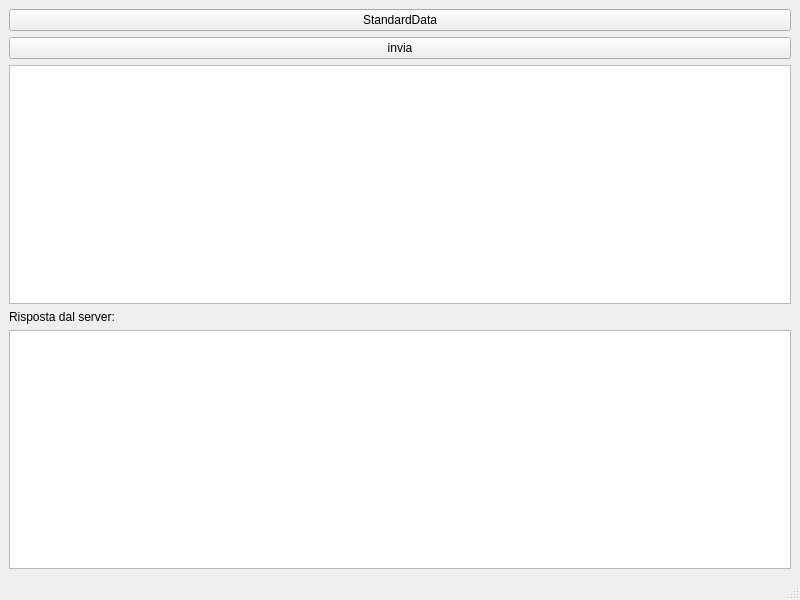
<?xml version="1.0" encoding="UTF-8"?>
<ui version="4.0">
 <class>MainWindow</class>
 <widget class="QMainWindow" name="MainWindow">
  <property name="geometry">
   <rect>
    <x>0</x>
    <y>0</y>
    <width>800</width>
    <height>600</height>
   </rect>
  </property>
  <property name="windowTitle">
   <string>MainWindow</string>
  </property>
  <widget class="QWidget" name="centralwidget">
   <layout class="QVBoxLayout" name="verticalLayout">
    <item>
     <widget class="QPushButton" name="pushButton">
      <property name="text">
       <string>StandardData</string>
      </property>
     </widget>
    </item>
    <item>
     <layout class="QHBoxLayout" name="horizontalLayout">
      <item>
       <widget class="QPushButton" name="invia">
        <property name="text">
         <string>invia</string>
        </property>
       </widget>
      </item>
     </layout>
    </item>
    <item>
     <widget class="QPlainTextEdit" name="inviatesto"/>
    </item>
    <item>
     <widget class="QLabel" name="label">
      <property name="text">
       <string>Risposta dal server:</string>
      </property>
     </widget>
    </item>
    <item>
     <widget class="QPlainTextEdit" name="ricevuta"/>
    </item>
   </layout>
  </widget>
  <widget class="QMenuBar" name="menubar">
   <property name="geometry">
    <rect>
     <x>0</x>
     <y>0</y>
     <width>800</width>
     <height>22</height>
    </rect>
   </property>
  </widget>
  <widget class="QStatusBar" name="statusbar"/>
 </widget>
 <resources/>
 <connections/>
</ui>
